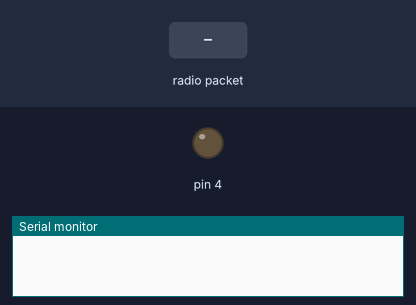
Simulated run of this sketch. Board: Arduino Uno, built with avr-gcc and run on an emulated ATmega328P. Parts: output pins drawn as LEDs (lit = HIGH), the last lines printed to the serial monitor. Dashed ring = blinking. The test bench sets the inputs (shaded band). No radio packets arrive unless stated.

Above: at 0.1 s.
At 3.23 s:
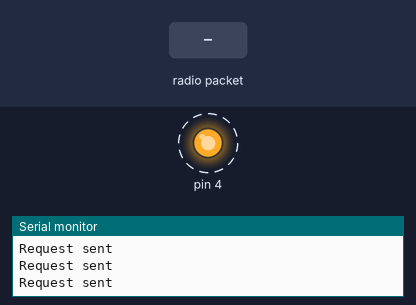
4.3 s: radio packet "0" arrives
At 6.03 s:
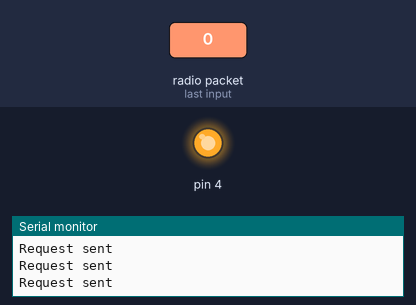
Timing chart, 0 to 13.3 s (numbered marks = the images above; inputs shaded):
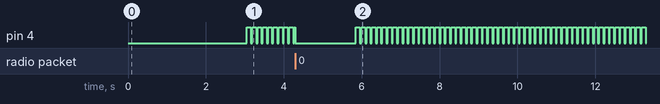

Measured:
- by itself, pin 4: repeats every 0.14 s: HIGH 0.10 s, LOW 0.04 s

The sketch:

DummySpider.ino
```cpp
#include <SPI.h>
#include "printf.h"
#include <nRF24L01.h>
#include <RF24.h>
#include <RF24_config.h>
#include "DummySpider.h"

RF24 radio(3,9);
const uint64_t pipes[2] = { 0xd250dbcf39LL, 0x4aac2e23feLL };
const int channel = 88;
const int retries = 5;

int currentDirection = NONE;


void setup(){
  printf_begin();
  pinMode(4, OUTPUT);
  Serial.begin(57600);
  setupRadio();
  delay(3000);
}

void setupRadio(){
  radio.begin();
  delay(20);
  radio.setChannel(channel);
  radio.setRetries(15,15);
  radio.setPayloadSize(32);

  radio.openWritingPipe(pipes[1]);

  //TODO: afvragen  of dit strict noodzakelijk is
  radio.openReadingPipe(1, pipes[0]);

  radio.startListening();

  radio.printDetails();
}

void loop(){
  //handle remote control
  sendHandshake();
  receiveHeading();
  //control.forward();
  //handle compass
  //handle radio
}

void sendHandshake(){
  Serial.println("=== Start Radio Message ===");
  radio.stopListening();
  char message[32];
  message[31] = 0x00;
  message[1] = '1';
  bool isSend = false;
  int i = 0;
  while(!isSend && i < retries){
    bool isSend = radio.write(message, 32);
    if(isSend){
      Serial.println("Request sent");
    }
    i++;
  }
  radio.startListening();
  delay(20);//TODO: KORTER MAKEN!
}

void receiveHeading(){
  int time = millis() + 100;//200ms timeout
  boolean timeout = false;
  boolean ready = false;
  digitalWrite(4, HIGH); //Kan het niet zo zijn dat deze heel snel weer getriggerd wordt?
  while(!ready && !timeout){
    if(radio.available()){
      ready = true;
    }
    if(millis() > time){
      timeout = true;
    }
  }
  digitalWrite(4, LOW); //Kan het niet zo zijn dat deze heel snel weer getriggerd wordt?

  boolean isRead = false;
  if(ready){
    char msg[32];
    while(!isRead){
      isRead = radio.read(&msg, 32);
      delay(20);
    }

    currentDirection = getDirection(msg[0]);

    Serial.print("Message received: ");
    Serial.println(msg[0]);
  }
  if(!ready && timeout){
     Serial.println("Timeout...");
  }

  if(isRead){
    Serial.println("Waiting for some time!");
    delay(1500);
  } else {
    Serial.println("No reading :(");
  }

  Serial.println("===  End Radio Message  ===");
  Serial.println("");
}


//DIRECTION
Direction getDirection(char val){
  if(val == '0'){
    return FORWARD;
  } else if(val == '1'){
    return RIGHT;
  } else if(val == '2'){
    return BACK;
  } else if(val == '3'){
    return LEFT;
  } else {
    return NONE;
  }
}
```

DummySpider.h
```cpp
enum Direction {
  FORWARD,
  RIGHT,
  BACK,
  LEFT,
  NONE
};
```

printf.h
```cpp
// (licence header left out)
/**
 * @file printf.h
 *
 * Setup necessary to direct stdout to the Arduino Serial library, which
 * enables 'printf'
 */

#ifndef __PRINTF_H__
#define __PRINTF_H__

#ifdef ARDUINO

int serial_putc( char c, FILE * )
{
  Serial.write( c );

  return c;
}

void printf_begin(void)
{
  fdevopen( &serial_putc, 0 );
}

#else
#error This example is only for use on Arduino.
#endif // ARDUINO

#endif // __PRINTF_H__
```
